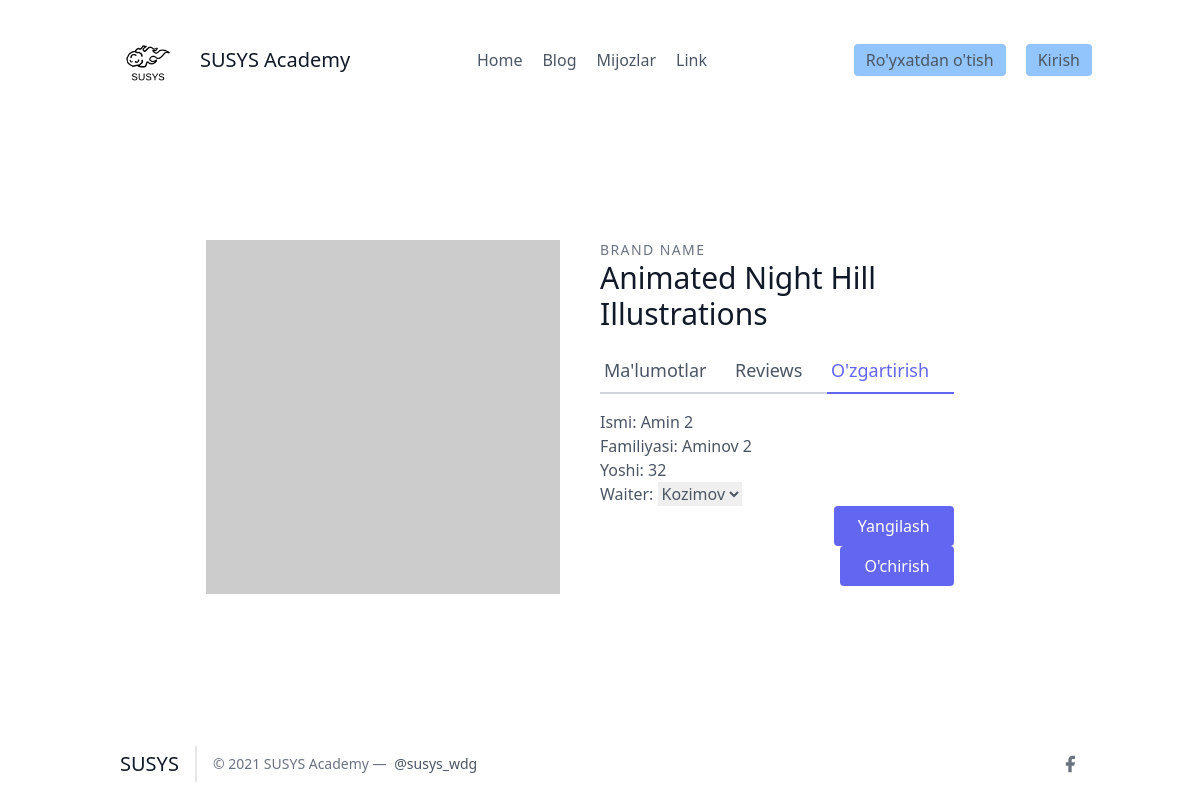
Before: /leads/5/update_detail with the older database file.
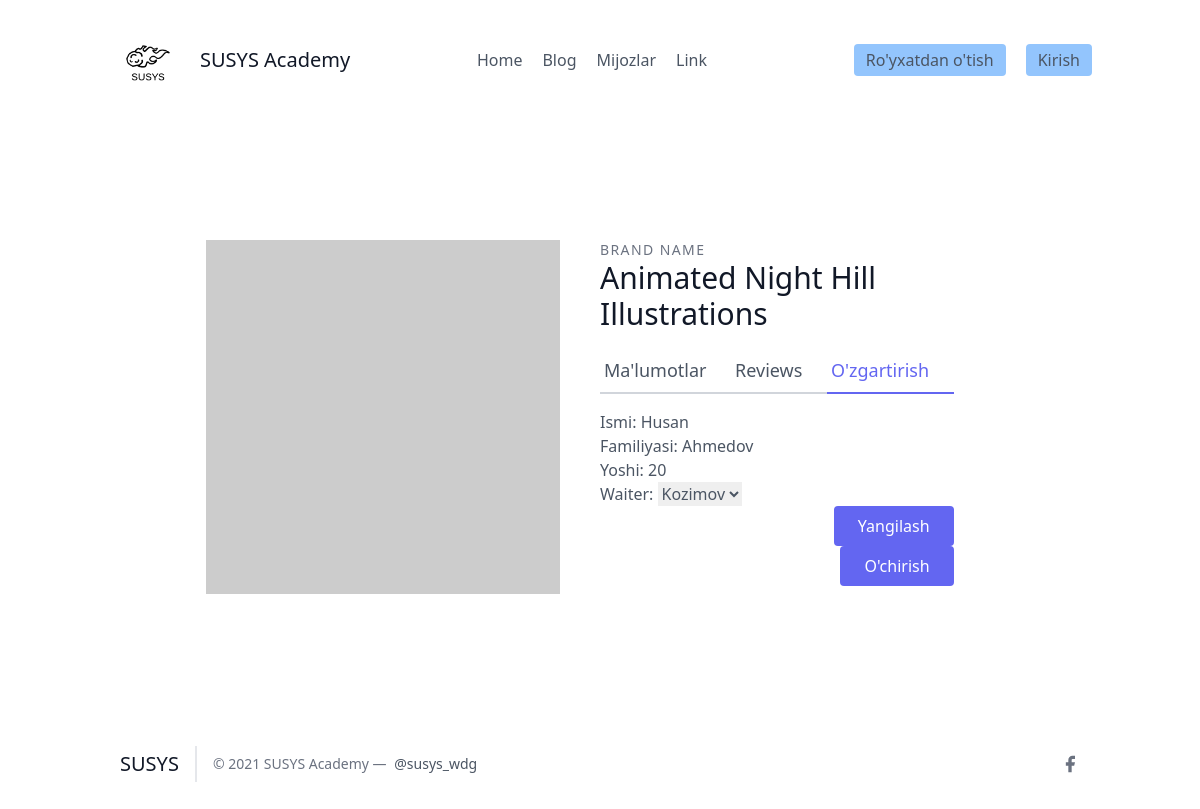
After: the same page with the newer database file.
### leads/models.py (models this page shows, shortened)
class Lead(models.Model):
    ismi = models.CharField(max_length=20)
    familiyasi = models.CharField(max_length=20)
    yoshi = models.IntegerField(default=0)
    waiter = models.ForeignKey("Waiter", on_delete=models.CASCADE)

### leads/views.py (the view, shortened to what this page needs)
# urls.py: path('<int:pk>/update_detail', LeadUpdateView.as_view(), name="update"),
class LeadUpdateView(UpdateView):
    template_name = "leads/update.html"
    form_class = LeadModelForm
    queryset = models.Lead.objects.all()

### leads/forms.py
class LeadModelForm(forms.ModelForm):
    class Meta:
        model = Lead
        fields = (
            "ismi",
            "familiyasi",
            "yoshi",
            "waiter",
        )

### leads/models.py (called while the page is built)
    def __str__(self):
        return str(self.user)

### leads/templates/leads/update.html (shortened to what this page needs)
{% extends 'base.html' %}
{% block content %}
    <section class="text-gray-600 body-font overflow-hidden">
    <div class="container px-5 py-24 mx-auto">
    <div class="lg:w-4/5 mx-auto flex flex-wrap">
        <img alt="ecommerce" class="lg:w-1/2 w-full lg:pr-10 lg:py-6 mb-6 lg:mb-0 object-cover object-center rounded" src="https://dummyimage.com/400x400">
      <div class="lg:w-1/2 w-full lg:pr-10 lg:py-6 mb-6 lg:mb-0">
        <h2 class="text-sm title-font text-gray-500 tracking-widest">BRAND NAME</h2>
        <h1 class="text-gray-900 text-3xl title-font font-medium mb-4">Animated Night Hill Illustrations</h1>
        <div class="flex mb-4">
          <a href="{% url 'leads:detallar' lead.pk %}" class="flex-grow border-b-2 border-gray-300 py-2 text-lg px-1">
            Ma'lumotlar
          </a>
          <a class="flex-grow border-b-2 border-gray-300 py-2 text-lg px-1">
            Reviews
          </a>
          <a href="{% url 'leads:update' lead.pk %}" class="flex-grow text-indigo-500 border-b-2 border-indigo-500 py-2 text-lg px-1">
            O'zgartirish
          </a>
        </div>
        <form method="post">
            <p>
            {{ form.as_p }}
            <button type="submit" class="flex ml-auto text-white bg-indigo-500 border-0 py-2 px-6 focus:outline-none hover:bg-indigo-600 rounded">Yangilash</button>
            <button class="flex ml-auto text-white bg-indigo-500 border-0 py-2 px-6 focus:outline-none hover:bg-indigo-600 rounded"><a href="{% url 'leads:delete' lead.pk %}">O'chirish </a></button>
        </form>
      </div>
    </div>
    </div>
    </section>
{% endblock %}

Changed rows visible on the page:
changed Lead "Kozimov": ismi "Amin 2" → "Husan"; familiyasi "Aminov 2" → "Ahmedov"; yoshi "32" → "20"
